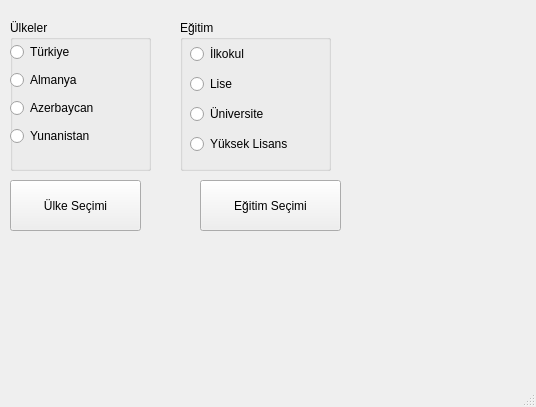
<?xml version="1.0" encoding="UTF-8"?>
<ui version="4.0">
 <class>MainWindow</class>
 <widget class="QMainWindow" name="MainWindow">
  <property name="geometry">
   <rect>
    <x>0</x>
    <y>0</y>
    <width>536</width>
    <height>407</height>
   </rect>
  </property>
  <property name="windowTitle">
   <string>MainWindow</string>
  </property>
  <widget class="QWidget" name="centralwidget">
   <widget class="QLabel" name="lblEgitim">
    <property name="geometry">
     <rect>
      <x>210</x>
      <y>250</y>
      <width>191</width>
      <height>101</height>
     </rect>
    </property>
    <property name="text">
     <string/>
    </property>
   </widget>
   <widget class="QPushButton" name="btnUlke">
    <property name="geometry">
     <rect>
      <x>10</x>
      <y>180</y>
      <width>131</width>
      <height>51</height>
     </rect>
    </property>
    <property name="text">
     <string>Ülke Seçimi</string>
    </property>
   </widget>
   <widget class="QLabel" name="lblUlke">
    <property name="geometry">
     <rect>
      <x>10</x>
      <y>260</y>
      <width>181</width>
      <height>101</height>
     </rect>
    </property>
    <property name="text">
     <string/>
    </property>
   </widget>
   <widget class="QPushButton" name="btnEgitim">
    <property name="geometry">
     <rect>
      <x>200</x>
      <y>180</y>
      <width>141</width>
      <height>51</height>
     </rect>
    </property>
    <property name="text">
     <string>Eğitim Seçimi</string>
    </property>
   </widget>
   <widget class="QGroupBox" name="groupBoxUlke">
    <property name="geometry">
     <rect>
      <x>10</x>
      <y>20</y>
      <width>141</width>
      <height>151</height>
     </rect>
    </property>
    <property name="title">
     <string>Ülkeler</string>
    </property>
    <widget class="QWidget" name="gridLayoutWidget">
     <property name="geometry">
      <rect>
       <x>0</x>
       <y>20</y>
       <width>131</width>
       <height>111</height>
      </rect>
     </property>
     <layout class="QGridLayout" name="gridLayoutUlke">
      <item row="2" column="0">
       <widget class="QRadioButton" name="radioAzerbaycan">
        <property name="text">
         <string>Azerbaycan</string>
        </property>
       </widget>
      </item>
      <item row="1" column="0">
       <widget class="QRadioButton" name="radioAlmanya">
        <property name="text">
         <string>Almanya</string>
        </property>
       </widget>
      </item>
      <item row="0" column="0">
       <widget class="QRadioButton" name="radioTurkiye">
        <property name="text">
         <string>Türkiye</string>
        </property>
       </widget>
      </item>
      <item row="3" column="0">
       <widget class="QRadioButton" name="radioYunanistan">
        <property name="text">
         <string>Yunanistan</string>
        </property>
       </widget>
      </item>
     </layout>
    </widget>
   </widget>
   <widget class="QGroupBox" name="groupBoxEgitim">
    <property name="geometry">
     <rect>
      <x>180</x>
      <y>20</y>
      <width>151</width>
      <height>151</height>
     </rect>
    </property>
    <property name="title">
     <string>Eğitim</string>
    </property>
    <widget class="QWidget" name="gridLayoutWidget_2">
     <property name="geometry">
      <rect>
       <x>10</x>
       <y>20</y>
       <width>141</width>
       <height>121</height>
      </rect>
     </property>
     <layout class="QGridLayout" name="gridLayoutEgitim">
      <item row="2" column="0">
       <widget class="QRadioButton" name="radioUniversite">
        <property name="text">
         <string>Üniversite</string>
        </property>
       </widget>
      </item>
      <item row="1" column="0">
       <widget class="QRadioButton" name="radioLise">
        <property name="text">
         <string>Lise</string>
        </property>
       </widget>
      </item>
      <item row="0" column="0">
       <widget class="QRadioButton" name="radioilkokul">
        <property name="text">
         <string>İlkokul</string>
        </property>
       </widget>
      </item>
      <item row="3" column="0">
       <widget class="QRadioButton" name="radioYukseklisans">
        <property name="text">
         <string>Yüksek Lisans</string>
        </property>
       </widget>
      </item>
     </layout>
    </widget>
   </widget>
  </widget>
  <widget class="QMenuBar" name="menubar">
   <property name="geometry">
    <rect>
     <x>0</x>
     <y>0</y>
     <width>536</width>
     <height>22</height>
    </rect>
   </property>
  </widget>
  <widget class="QStatusBar" name="statusbar"/>
 </widget>
 <resources/>
 <connections/>
</ui>
